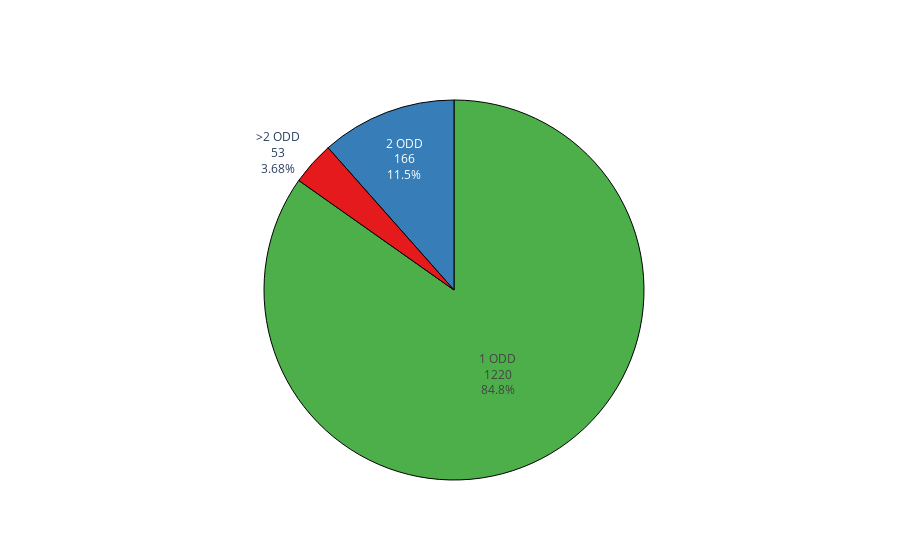

Notebook cell for this chart:
### Markdown cell above
### 2.2 Distribution among multiple applications

### Code cell
# Sort by number of applications
substance_applications.sort_values(by='Number of designations', inplace=True)

# Get number of applications
n_applications = []
n_substances = []
for n_application in substance_applications['Number of designations'].unique():
    # Get number of substances
    mask = substance_applications['Number of designations'] == n_application
    number = len(substance_applications[mask])

    # Append to containers
    n_applications.append(n_application)
    n_substances.append(number)

# Accumulate >= 5 applications
n_applications = np.array(n_applications)
n_substances = np.array(n_substances)
mask = n_applications >= 3
n_substances_three_or_more = np.sum(n_substances[mask])
n_applications = n_applications[~mask]
n_substances = list(n_substances[~mask])

# Create figure
fig = go.Figure()
colours = plotly.colors.qualitative.Set1
n_colours = len(n_substances) + 1

fig.add_trace(go.Pie(
    labels=[
        '%s ODD' % str(n) for n in n_applications] + ['>2 ODD'],
    values=n_substances + [n_substances_three_or_more],
    textinfo='label+value+percent',
    sort=False,
    marker=dict(
        colors=[colours[2], colours[1], colours[0]],
        line=dict(color='#000000', width=1))))
fig.update_layout(showlegend=False)

directory = os.path.dirname(os.getcwd())
fig.write_image(
    directory + '/images/ec_number_OD_designations_per_product_2000_2020.pdf')
fig.show()

### Figure 1 — Plotly figure (JSON) as saved in the notebook; plotly's stock layout.template omitted (floating-point values rounded to 4 significant figures)
{"data": [{"labels": ["1 ODD", "2 ODD", ">2 ODD"], "marker": {"colors": ["rgb(77,175,74)", "rgb(55,126,184)", "rgb(228,26,28)"], "line": {"color": "#000000", "width": 1}}, "sort": false, "textinfo": "label+value+percent", "type": "pie", "values": [1220, 166, 53]}], "layout": {"showlegend": false}}
